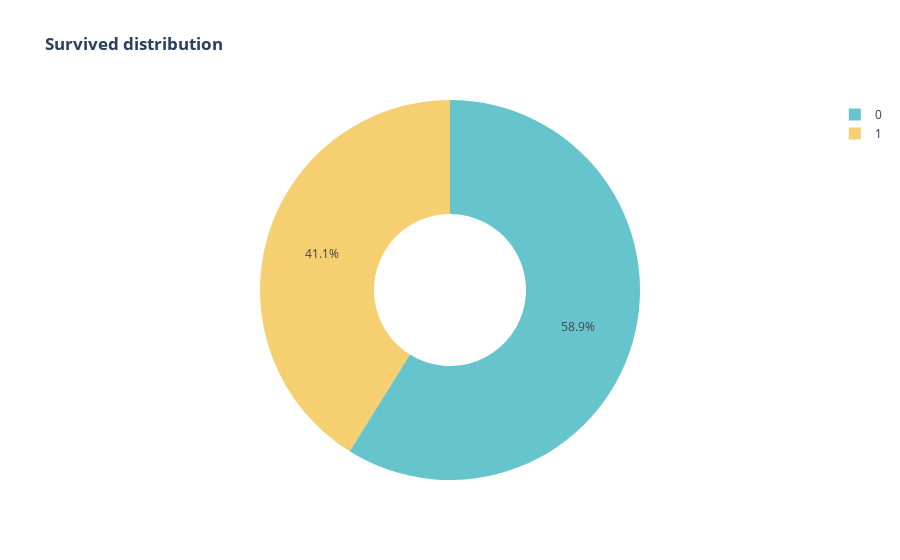

This figure's notebook cell:
### Code cell
fig = px.pie(df, names='Survived',
       title='<b>Survived distribution </b>',
       color_discrete_sequence=px.colors.qualitative.Pastel,
       hole = 0.4
       )
fig.show()

### Figure 1 — Plotly figure (JSON) as saved in the notebook; plotly's stock layout.template omitted (floating-point values rounded to 4 significant figures; data arrays with more than 128 entries replaced by an {"elided": "..."} marker saying what was removed)
{"data": [{"domain": {"x": [0, 1], "y": [0, 1]}, "hole": 0.4, "hovertemplate": "Survived=%{label}<extra></extra>", "labels": {"elided": "773 int values"}, "legendgroup": "", "name": "", "showlegend": true, "type": "pie"}], "layout": {"legend": {"tracegroupgap": 0}, "piecolorway": ["rgb(102, 197, 204)", "rgb(246, 207, 113)", "rgb(248, 156, 116)", "rgb(220, 176, 242)", "rgb(135, 197, 95)", "rgb(158, 185, 243)", "rgb(254, 136, 177)", "rgb(201, 219, 116)", "rgb(139, 224, 164)", "rgb(180, 151, 231)", "rgb(179, 179, 179)"], "title": {"text": "<b>Survived distribution </b>"}}}
